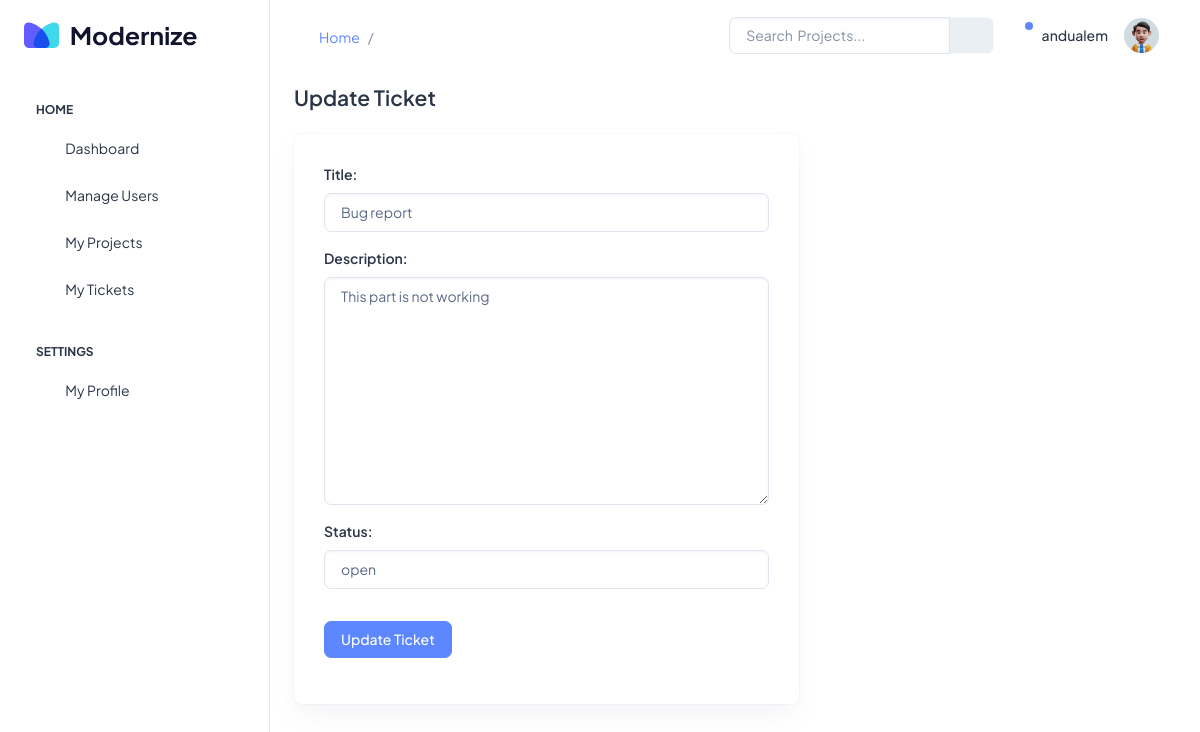
Screenshot of /tickets/5/update with the database file from the repository.
### tickets/models.py (models this page shows)
class Ticket(models.Model):
    ORDER_STATUS = (
        ("new", "new"),
        ("open", "open"),
        ("inprogress", "inprogress"),
        ("resolved", "resolved"),
        ("additional information required", "additional information required"),
    )
    title = models.CharField(max_length=200)
    description = models.TextField()
    created_at = models.DateTimeField(auto_now_add=True)
    updated_at = models.DateTimeField(auto_now=True)
    status = models.CharField(max_length=40, choices=ORDER_STATUS)
    project = models.ForeignKey(to=Project, on_delete=models.CASCADE)

### tickets/views.py (the view)
# urls.py: path("<int:pk>/update", views.TicketUpdateView.as_view(), name="update_ticket"),
class TicketUpdateView(UpdateView):
    template_name = "tickets/update_ticket.html"
    form_class = TicketForm
    model = Ticket
    context_object_name = "ticket"
    success_url = "/tickets"

### tickets/forms.py
class TicketForm(forms.ModelForm):
    class Meta:
        model = Ticket
        fields = [
            "title",
            "description",
            "status",
        ]
    def __init__(self, *args, **kwargs):
        super(TicketForm, self).__init__(*args, **kwargs)
        for visible in self.visible_fields():
            visible.field.widget.attrs["class"] = "form-control"

### tickets/templates/tickets/update_ticket.html
{% extends 'base.html' %}
{% load static %}
{% block content %}
<div class="row">
    <div class="col-md-7">
        <h4 class="fw-semibold mb-4">Update Ticket</h4>
        <div class="card">
            <div class="card-body">
                <form method="POST" action="{% url 'update_ticket' ticket.id%}">
                    {% csrf_token %} {% for field in form %}
                    <div
                        class="form-group mb-3 {% if field.errors %} errors {% endif %}"
                    >
                        <label for="exampleFormControlInput1" class="form-label"
                            >{{ field.label_tag }}</label
                        >
                        {{ field }} {{ field.errors }}
                    </div>
                    {% endfor %}
                    <button class="btn btn-primary my-3" type="submit">
                        Update Ticket
                    </button>
                </form>
            </div>
        </div>
    </div>
</div>
{% endblock content %}

### rows the page displays
Ticket: form "Bug report" "This part is not working" "open"

### other values shown
{{ field.label_tag }} "Title:" "Description:" "Status:"
